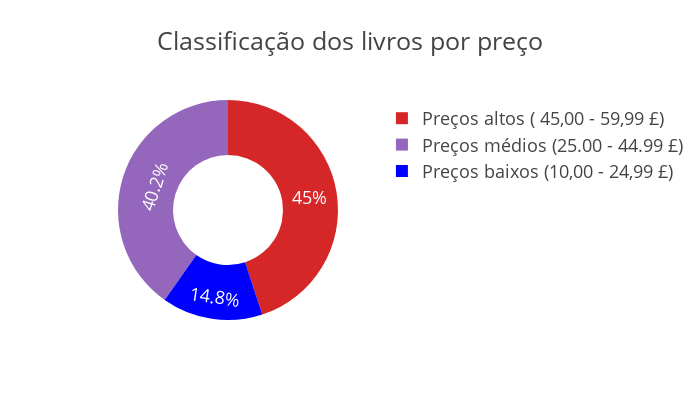

Write notebook code for a chart like this one.
### Code cell
# Gráfico 'Pie Chart'

pie_chart = px.pie(
    
    data_frame = valores,
    values = 'precos' ,     #valores que definiram a porcentagem do gráfico, de acordo com a faixa pertencente
    names = 'faixas'     ,     #cada pedaço corresponde ao alerta criado
    color = 'faixas'     ,     #cores serão definidas pelas coluna 'faixas'
    
    
    #definindo o mapa de cores
    color_discrete_map = {'Preços altos (45,00 - 59,99 £)':'red','Preços médios (25,00 - 44,99 £)':'purple','Preços baixos (10,00 - 24,99 £)':'blue'},
    title = 'Classificação dos livros por preço', #título do gráfico
    
    #ajuste de legenda
    labels={'faixas':'Faixa','precos':'Preço total'},
    template = 'presentation',                       #templates disponíveis
    width = 700,                                     #largura em pixels
    height = 400,                                    #altura em pixels
    hole = 0.5                                       #espaço vazio(buraco) no meio do grafo
    
)

pio.show(pie_chart)

### Figure 1 — Plotly figure (JSON) as saved in the notebook; plotly's stock layout.template omitted (floating-point values rounded to 4 significant figures; data arrays with more than 128 entries replaced by an {"elided": "..."} marker saying what was removed)
{"data": [{"customdata": {"elided": "1000x1 str values"}, "domain": {"x": [0, 1], "y": [0, 1]}, "hole": 0.5, "hovertemplate": "Faixa=%{customdata[0]}<br>Preço total=%{value}<extra></extra>", "labels": {"elided": "1000 str values"}, "legendgroup": "", "marker": {"colors": {"elided": "1000 str values"}}, "name": "", "showlegend": true, "type": "pie", "values": {"elided": "1000 float values"}}], "layout": {"height": 400, "legend": {"tracegroupgap": 0}, "title": {"text": "Classificação dos livros por preço"}, "width": 700}}
